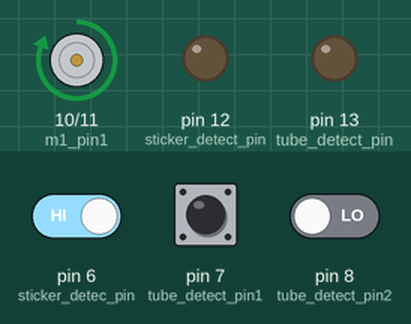
This sketch was run on a simulated Arduino Uno, built with avr-gcc and run on an emulated ATmega328P. Parts: motor-driver pin pairs drawn as motors (green arrow = first pin HIGH = forward, orange = second pin HIGH = backward, longer = more drive), output pins drawn as LEDs (lit = HIGH). The test bench sets the inputs (shaded band); at power-on: pin 6 (sticker_detec_pin) HIGH, pin 7 (tube_detect_pin1) HIGH, pin 8 (tube_detect_pin2) LOW.

Above: at 1.2 s.
1.3 s: pin 6 (sticker_detec_pin) driven LOW
At 2.5 s:
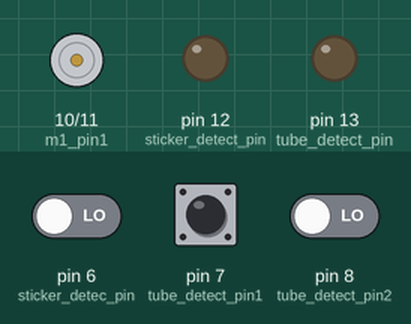
2.8 s: pin 6 (sticker_detec_pin) driven HIGH
At 13.4 s:
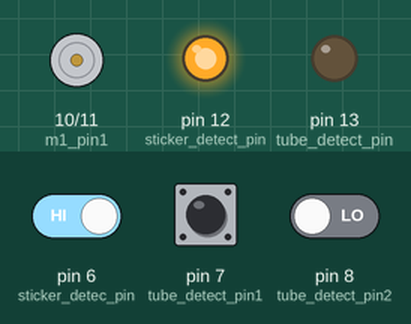
At 14.5 s:
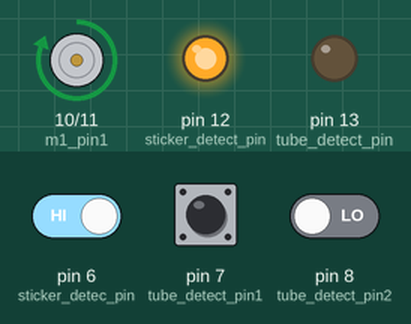
Timing chart, 0 to 25.9 s (numbered marks = the images above; inputs shaded):
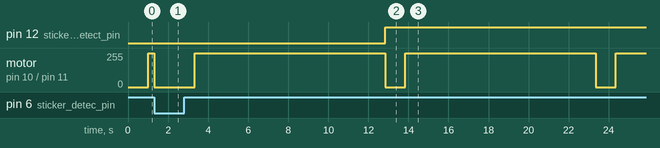

Measured:
- after the input at 1.3 s, motor on pin 10 (m1_pin1) / pin 11 (m1_pin2): forward 255/255 → stopped at once
- after the input at 2.8 s, pin 12 (sticker_detect_pin): LOW → HIGH after 10.0 s; motor on pin 10 (m1_pin1) / pin 11 (m1_pin2): alternates forward 255/255 for 9.5 s and stopped for 1.0 s, starting after 0.53 s

The sketch:

dropBox_MHTiny.ino
```cpp
#include <SoftwareSerial.h>
const int RX = 4;
const int TX = 5;
SoftwareSerial mySerial(RX, TX);
// ========== motor pin ======================
const int m1_pin1 = 10;
const int m1_pin2 = 11;
// ========== output to main controller ======
const int sticker_detect_pin = 12;
const int tube_detect_pin = 13;
//======== sticker detect sensor ============
const int sticker_detec_pin = 6;
// ========== drop tube sensors =======
const int tube_detect_pin1 = 7;
const int tube_detect_pin2 = 8;
const int tube_detect_pin3 = 9;
// ============ subfunctions ========
void off_motor(void);
void on_motor_for(void);
void on_motor_bac(void);

bool tube_drop_logic = false;
bool sticker_detect_logic = false;

unsigned long state_timer = 0;
unsigned int main_state = 0;

void setup()
  {
    mySerial.begin(9600);
    pinMode(m1_pin1,OUTPUT);
    pinMode(m1_pin2,OUTPUT);
    off_motor();
    pinMode(sticker_detect_pin,OUTPUT);
    pinMode(tube_detect_pin,OUTPUT);
    pinMode(sticker_detec_pin,INPUT);
    pinMode(tube_detect_pin1,INPUT);
    pinMode(tube_detect_pin2,INPUT);
    pinMode(tube_detect_pin3,INPUT);
  }

void loop()
{
  // ========= get input sensors ===========
  tube_drop_logic = digitalRead(tube_detect_pin1) && digitalRead(tube_detect_pin2) && digitalRead(tube_detect_pin3);
  sticker_detect_logic = digitalRead(sticker_detec_pin);
  mySerial.print(tube_drop_logic);
  mySerial.print(",");
  mySerial.println(sticker_detect_logic);
  //========================================
  digitalWrite(tube_detect_pin,tube_drop_logic);
  // digitalWrite(sticker_detect_pin,sticker_detect_logic);
  // =========== run state machine =========
  switch(main_state)
  {
    case 0:
    {
      if(tube_drop_logic==0)
      {
        main_state = 1;
        state_timer = millis();
      }
      break;
    }
    case 1:
    {
      if((millis()-state_timer)>=500)
      {
        main_state = 2;
        state_timer = millis();
      }
      break;
    }
    case 2:
    {
      if((millis()-state_timer)>= 500)
      {
        if(sticker_detect_logic==0)
        {
          main_state = 3;
          state_timer = millis();
        }
        else
        {
          on_motor_for();
        }
        if((millis()-state_timer)>= 10000)
        {
          main_state = 3;
          state_timer = millis();
        }
      }
      // if((millis()-state_timer)>= 500)
      // {
      //   main_state = 0;
      //   state_timer = millis();
      // }
      // else
      // {
      //   if(sticker_detect_logic==1)
      //   {
      //     on_motor_for();
      //     main_state = 3;
      //     state_timer = millis();
      //   }
      //   else
      //   {
      //     main_state = 0;
      //     off_motor();
      //   }
      // }
      break;
    }
    case 3:
    {
      digitalWrite(sticker_detect_pin,sticker_detect_logic);
      off_motor();
      main_state = 0;
      // if((millis()-state_timer)>=2000)
      // {
      //   off_motor();
      //   main_state = 0;
      // }
      // if (sticker_detect_logic == 0)
      // {
      //   off_motor();
      //   delay(50);
      //   on_motor_for();
      //   delay(70);
      //   on_motor_bac();
      //   delay(10);
      //   off_motor();
      //   main_state = 0;
      // }
      break;
    }
    default:
    {
      main_state = 0;
    }
  }
}

void off_motor(void)
  {
    digitalWrite(m1_pin1,LOW);
    digitalWrite(m1_pin2,LOW);
  }
void on_motor_for(void)
  {
    digitalWrite(m1_pin1,HIGH);
    digitalWrite(m1_pin2,LOW);
  }
void on_motor_bac(void)
  {
    digitalWrite(m1_pin1,LOW);
    digitalWrite(m1_pin2,HIGH);
  }
```
